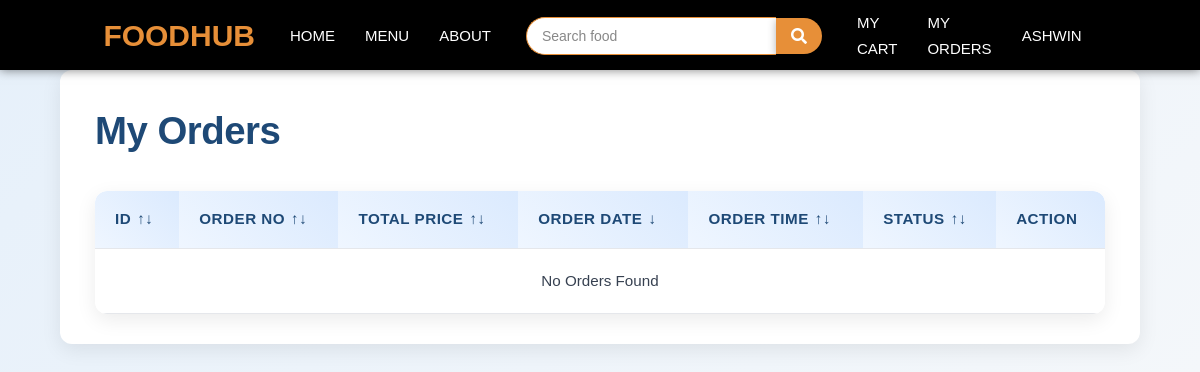
The app's page /my_orders.php (signed in), older data.
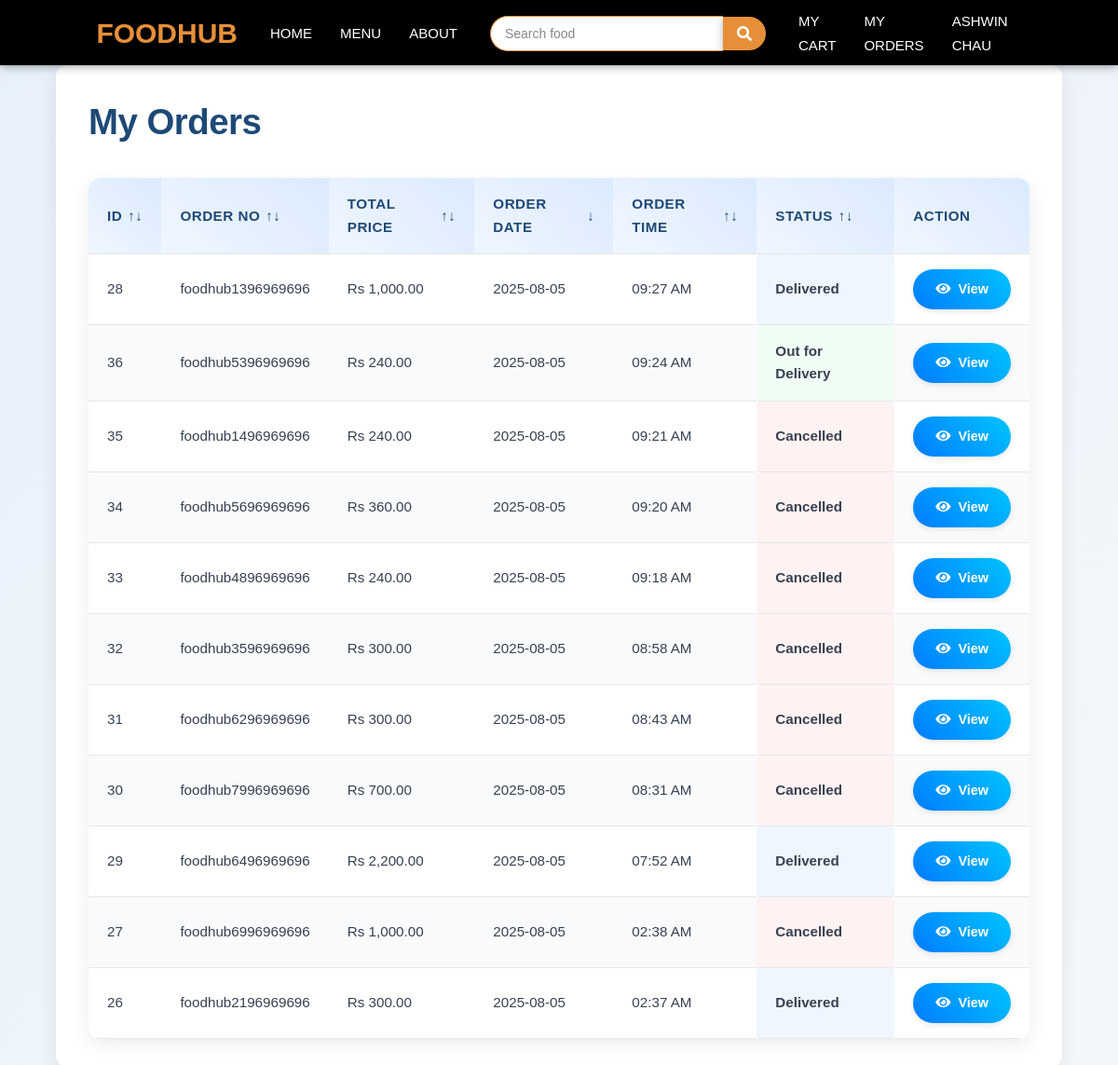
The same page, newer data.
### tables this page shows
CREATE TABLE `orders` (
  `id` int(11) NOT NULL,
  `order_no` varchar(200) NOT NULL,
  `customer_id` int(11) NOT NULL,
  `name` varchar(200) NOT NULL,
  `email` varchar(200) NOT NULL,
  `phone` varchar(200) NOT NULL,
  `zipcode` varchar(200) NOT NULL,
  `address` varchar(200) NOT NULL,
  `total_price` int(11) NOT NULL,
  `payment_mode` varchar(200) NOT NULL,
  `notes` mediumtext NOT NULL,
  `cancel_reason` mediumtext NOT NULL,
  `status` int(11) NOT NULL DEFAULT 0,
  `created_at` timestamp NOT NULL DEFAULT current_timestamp() ON UPDATE current_timestamp()
);

### functions/userfunctions.php (called while the page is built, shortened)
<?php
include('config/dbcon.php');
function getOrders()
{
    global $con;
    $customer_id = $_SESSION['auth_user']['user_id'];
    $query = "SELECT * FROM orders WHERE customer_id='$customer_id' ORDER BY id DESC ";
    return $query_run = mysqli_query($con, $query);
}
?>

### functions/algorithm.php (called while the page is built, shortened)
<?php
function sortItems($items, $sort, $order) {
    usort($items, function($a, $b) use ($sort, $order) {
        $val_a = $a[$sort] ?? '';
        $val_b = $b[$sort] ?? '';
        if ($sort === 'order_time') {
            try {
                $val_a = DateTime::createFromFormat('Y-m-d H:i:s', $a['created_at'])->format('H:i:s');
                $val_b = DateTime::createFromFormat('Y-m-d H:i:s', $b['created_at'])->format('H:i:s');
            } catch (Exception $e) {
                $val_a = '';
                $val_b = '';
            }
            $cmp = strcmp($val_a, $val_b);
        }
        elseif (in_array($sort, ['id', 'price', 'quantity', 'status', 'role_as', 'total_price', 'total_sales', 'order_count', 'quantity_sold', 'total_revenue'])) {
            $val_a = floatval($val_a);
            $val_b = floatval($val_b);
            $cmp = ($val_a <=> $val_b);
        } elseif ($sort === 'created_at' || $sort === 'period') {
            $val_a = strtotime($val_a);
            $val_b = strtotime($val_b);
            $cmp = ($val_a <=> $val_b);
        } else {
            $val_a = strtolower((string)$val_a);
            $val_b = strtolower((string)$val_b);
            $cmp = ($val_a <=> $val_b);
        }
        return $order === 'ASC' ? $cmp : -$cmp;
    });
    return $items;
}
?>

### my_orders.php (the view, shortened to what this page needs)
<?php
include('functions/userfunctions.php');
include('includes/header.php');
include('functions/algorithm.php');
$search = isset($_GET['search']) ? mysqli_real_escape_string($con, $_GET['search']) : '';
$sort = isset($_GET['sort']) ? $_GET['sort'] : 'created_at';
$order = isset($_GET['order']) ? $_GET['order'] : 'DESC';
$start_date = isset($_GET['start_date']) ? $_GET['start_date'] : '';
$end_date = isset($_GET['end_date']) ? $_GET['end_date'] : '';
$valid_sort_columns = ['id', 'order_no', 'total_price', 'created_at', 'order_time', 'status'];
$sort = in_array($sort, $valid_sort_columns) ? $sort : 'created_at';
$order = strtoupper($order) === 'DESC' ? 'DESC' : 'ASC';
$user_id = $_SESSION['auth_user']['user_id'];
$result = getOrders($user_id);
$orders_array = [];
if (mysqli_num_rows($result) > 0) {
    while ($row = mysqli_fetch_assoc($result)) {
        $orders_array[] = $row;
    }
}
$filtered_items = $orders_array;
$filtered_items = sortItems($filtered_items, $sort, $order);
?>
<!DOCTYPE html>
<html lang="en">
<head>
    <link rel="stylesheet" href="style3.css">
    <link rel="stylesheet" href="https://cdnjs.cloudflare.com/ajax/libs/font-awesome/5.15.4/css/all.min.css">
</head>
<body>
    <div class="section">
        <div class="container">
            <h2 class="my-orders-title">My Orders</h2>
            <div class="table-container">
                <table class="table">
                    <thead>
                        <tr>
                            <th>
                                <a href="?sort=id&order=<?= ($sort == 'id' && $order == 'ASC') ? 'DESC' : 'ASC' ?>&search=<?= htmlspecialchars($search) ?>&start_date=<?= htmlspecialchars($start_date) ?>&end_date=<?= htmlspecialchars($end_date) ?>">
                                    ID <span><?= $sort == 'id' ? ($order == 'ASC' ? '↑' : '↓') : '↑↓' ?></span>
                                </a>
                            </th>
                            <th>
                                <a href="?sort=order_no&order=<?= ($sort == 'order_no' && $order == 'ASC') ? 'DESC' : 'ASC' ?>&search=<?= htmlspecialchars($search) ?>&start_date=<?= htmlspecialchars($start_date) ?>&end_date=<?= htmlspecialchars($end_date) ?>">
                                    Order No <span><?= $sort == 'order_no' ? ($order == 'ASC' ? '↑' : '↓') : '↑↓' ?></span>
                                </a>
                            </th>
                            <th>
                                <a href="?sort=total_price&order=<?= ($sort == 'total_price' && $order == 'ASC') ? 'DESC' : 'ASC' ?>&search=<?= htmlspecialchars($search) ?>&start_date=<?= htmlspecialchars($start_date) ?>&end_date=<?= htmlspecialchars($end_date) ?>">
                                    Total Price <span><?= $sort == 'total_price' ? ($order == 'ASC' ? '↑' : '↓') : '↑↓' ?></span>
                                </a>
                            </th>
                            <th>
                                <a href="?sort=created_at&order=<?= ($sort == 'created_at' && $order == 'ASC') ? 'DESC' : 'ASC' ?>&search=<?= htmlspecialchars($search) ?>&start_date=<?= htmlspecialchars($start_date) ?>&end_date=<?= htmlspecialchars($end_date) ?>">
                                    Order Date <span><?= $sort == 'created_at' ? ($order == 'ASC' ? '↑' : '↓') : '↑↓' ?></span>
                                </a>
                            </th>
                            <th>
                                <a href="?sort=order_time&order=<?= ($sort == 'order_time' && $order == 'ASC') ? 'DESC' : 'ASC' ?>&search=<?= htmlspecialchars($search) ?>&start_date=<?= htmlspecialchars($start_date) ?>&end_date=<?= htmlspecialchars($end_date) ?>">
                                    Order Time <span><?= $sort == 'order_time' ? ($order == 'ASC' ? '↑' : '↓') : '↑↓' ?></span>
                                </a>
                            </th>
                            <th>
                                <a href="?sort=status&order=<?= ($sort == 'status' && $order == 'ASC') ? 'DESC' : 'ASC' ?>&search=<?= htmlspecialchars($search) ?>&start_date=<?= htmlspecialchars($start_date) ?>&end_date=<?= htmlspecialchars($end_date) ?>">
                                    Status <span><?= $sort == 'status' ? ($order == 'ASC' ? '↑' : '↓') : '↑↓' ?></span>
                                </a>
                            </th>
                            <th>Action</th>
                        </tr>
                    </thead>
                    <tbody>
                    <?php
                    if (!empty($filtered_items)) {
                        foreach ($filtered_items as $item) {
                            try {
                                $dateTime = new DateTime($item['created_at'], new DateTimeZone('Asia/Kathmandu'));
                                $order_date = $dateTime->format('Y-m-d');
                                $order_time = $dateTime->format('h:i A');
                            } catch (Exception $e) {
                                $order_date = htmlspecialchars($item['created_at']);
                                $order_time = 'N/A';
                            }
                            $statusMap = [
                                0 => ['class' => 'under-process', 'text' => 'Under Process'],
                                1 => ['class' => 'out-for-delivery', 'text' => 'Out for Delivery'],
                                2 => ['class' => 'delivered', 'text' => 'Delivered'],
                                3 => ['class' => 'cancelled', 'text' => 'Cancelled'],
                            ];
                            $statusClass = 'cancelled';
                            $statusText = 'Cancelled';
                            if (isset($item['status']) && array_key_exists($item['status'], $statusMap)) {
                                $statusClass = $statusMap[$item['status']]['class'];
                                $statusText = $statusMap[$item['status']]['text'];
                            }
                            ?>
                            <tr>
                                <td><?= htmlspecialchars($item['id']); ?></td>
                                <td><?= htmlspecialchars($item['order_no']); ?></td>
                                <td>Rs <?= number_format($item['total_price'], 2); ?></td>
                                <td><?= htmlspecialchars($order_date); ?></td>
                                <td><?= htmlspecialchars($order_time); ?></td>
                                <td class="status-<?= htmlspecialchars($statusClass) ?>">
                                    <?= htmlspecialchars($statusText) ?>
                                </td>
                                <td>
                                    <a href="view_order.php?o=<?= urlencode($item['order_no']); ?>" class="btn btn-primary">
                                        <i class="fas fa-eye"></i> View
                                    </a>
                                </td>
                            </tr>
                            <?php
                        }
                    } else {
                        ?>
                        <tr>
                            <td colspan="7" style="text-align: center; padding: 20px;">
                                No Orders Found
                            </td>
                        </tr>
                        <?php
                    }
                    ?>
                    </tbody>
                </table>
            </div>
        </div>
    </div>
    <?php include('includes/footer.php'); ?>
</body>
</html>

### includes/header.php (shortened to what this page needs)
<!DOCTYPE html>
<html lang="en">
    <head>
        <link rel="stylesheet" href="assets/css/style.css">
        <link rel="stylesheet" href="assets/css/style2.css">
        <link rel="stylesheet" href="assets/css/style3.css">
        <link rel="stylesheet" href="https://cdnjs.cloudflare.com/ajax/libs/font-awesome/6.1.1/css/all.min.css"
 />
    <link rel="stylesheet" href="https://cdn.jsdelivr.net/npm/alertifyjs@1.14.0/build/css/alertify.min.css"/>
    <link rel="stylesheet" href="https://cdn.jsdelivr.net/npm/alertifyjs@1.14.0/build/css/themes/default.min.css"/>
    </head>
    <body>
        <?php include('navbar.php'); ?>

### includes/navbar.php (shortened to what this page needs)
<nav>
    <div class="nav-container">
        <div class="logo">
            <a href="index.php" class="logo">FOODHUB</a>
        </div>
        <ul class="nav-links">
            <li><a href="index.php">Home</a></li>
            <li><a href="index.php#Menu">Menu</a></li>
            <li><a href="index.php#About">About</a></li>
        </ul>
        <form class="navbar-search-form" method="GET" action="food_items.php">
            <input type="text" name="query" class="search-input" placeholder="Search food ">
            <button type="submit" class="search-btn"><i class="fas fa-search"></i></button>
        </form>
        <?php
        if (isset($_SESSION['auth'])) {
        ?>
            <ul class="user-links">
                <li><a href="cart.php">My Cart</a></li>
                <li><a href="my_orders.php">My Orders</a></li>
                <li class="dropdown" id="userDropdown">
                    <a class="nav-link" onclick="toggleDropdown()"> <?= htmlspecialchars($_SESSION['auth_user']['name']) ?> </a>
                </li>
            </ul>
        <?php
        }
        ?>
    </div>
</nav>

### includes/footer.php (shortened to what this page needs)
    </body>
</html>

### assets/css/style.css (style rules this page uses)
* { margin: 0; padding: 0; box-sizing: border-box; font-family: sans-serif; text-decoration: none; list-style: none; }
html { scroll-behavior: smooth; }
body { padding-top: 40px; }
nav { position: fixed; right: 0; left: 0; top: 0; background: black; box-shadow: 0 0 10px rgba(0, 0, 0, 0.5); z-index: 1000; padding: 10px 0; height: 70px; }
.nav-container { width: 80%; max-width: 80%; margin: 0 auto; display: flex; justify-content: center; align-items: center; gap: 20px; }
nav .logo { color: #e78f38; font-size: 30px; font-weight: bolder; transition: 0.3s; margin-right: auto; }
nav .logo a { width: 100px; cursor: pointer; margin: 7px 0; text-decoration: none; color: inherit; }
nav .nav-links, nav .user-links { display: flex; align-items: center; }
nav .nav-links li, nav .user-links li { margin: 0 15px; }
nav .nav-links li a, nav .user-links li a { font-size: 15px; color: #fff; text-transform: uppercase; text-decoration: none; }
nav .user-links li.dropdown { position: relative; }
.navbar-search-form { display: flex; align-items: center; position: relative; }
.navbar-search-form .search-input { padding: 10px 15px; font-size: 14px; border: 1px solid #e78f38; border-right: none; border-radius: 20px 0 0 20px; outline: none; background: #fff; color: #333; width: 250px; transition: all 0.3s ease; box-shadow: 0 2px 8px rgba(0, 0, 0, 0.3); font-family: 'Poppins', sans-serif; }
.navbar-search-form .search-input::placeholder { color: #888; opacity: 1; transition: opacity 0.3s ease; }
.navbar-search-form .search-btn { padding: 10px 15px; font-size: 14px; border: none; background: #e78f38; color: white; border-radius: 0 20px 20px 0; cursor: pointer; transition: all 0.3s ease; box-shadow: 0 2px 8px rgba(0, 0, 0, 0.3); display: flex; align-items: center; justify-content: center; }
.navbar-search-form .search-btn i { font-size: 16px; color: white; transition: transform 0.3s ease; }
@media (min-width: 769px) { nav .nav-links, nav .user-links, nav .navbar-search-form, nav .icon { display: flex; } }

### assets/css/style2.css (style rules this page uses)
* { box-sizing: border-box; margin: 0; padding: 0; }
body { font-family: Arial, sans-serif; line-height: 1.6; }
.container { max-width: 1400px; margin: 0 auto; padding: 0 15px; }
* { margin: 0; padding: 0; box-sizing: border-box; }
body { font-family: 'Inter', -apple-system, BlinkMacSystemFont, 'Segoe UI', Roboto, sans-serif; line-height: 1.6; color: #333; background-color: #f5f7fa; }
.container { max-width: 1280px; margin: 0 auto; padding: 0 1rem; }
.container { max-width: 1200px; margin: 0 auto; padding: 0 15px; }

Row changes from the older to the newer data that the page shows:
added orders: id "28", order_no "foodhub1396969696", total_price "1,000.00", created_at "2025-08-05", created_at "09:27 AM", status "Delivered"
added orders: id "36", order_no "foodhub5396969696", total_price "240.00", created_at "2025-08-05", created_at "09:24 AM", status "Out for Delivery"
added orders: id "35", order_no "foodhub1496969696", total_price "240.00", created_at "2025-08-05", created_at "09:21 AM", status "Cancelled"
added orders: id "34", order_no "foodhub5696969696", total_price "360.00", created_at "2025-08-05", created_at "09:20 AM", status "Cancelled"
added orders: id "33", order_no "foodhub4896969696", total_price "240.00", created_at "2025-08-05", created_at "09:18 AM", status "Cancelled"
added orders: id "32", order_no "foodhub3596969696", total_price "300.00", created_at "2025-08-05", created_at "08:58 AM", status "Cancelled"
added orders: id "31", order_no "foodhub6296969696", total_price "300.00", created_at "2025-08-05", created_at "08:43 AM", status "Cancelled"
added orders: id "30", order_no "foodhub7996969696", total_price "700.00", created_at "2025-08-05", created_at "08:31 AM", status "Cancelled"
added orders: id "29", order_no "foodhub6496969696", total_price "2,200.00", created_at "2025-08-05", created_at "07:52 AM", status "Delivered"
added orders: id "27", order_no "foodhub6996969696", total_price "1,000.00", created_at "2025-08-05", created_at "02:38 AM", status "Cancelled"
added orders: id "26", order_no "foodhub2196969696", total_price "300.00", created_at "2025-08-05", created_at "02:37 AM", status "Delivered"
Text that changed along with them:
$_SESSION['auth_user']['name']: "ASHWIN" → "ASHWIN CHAU"
text no longer shown: "No Orders Found"
